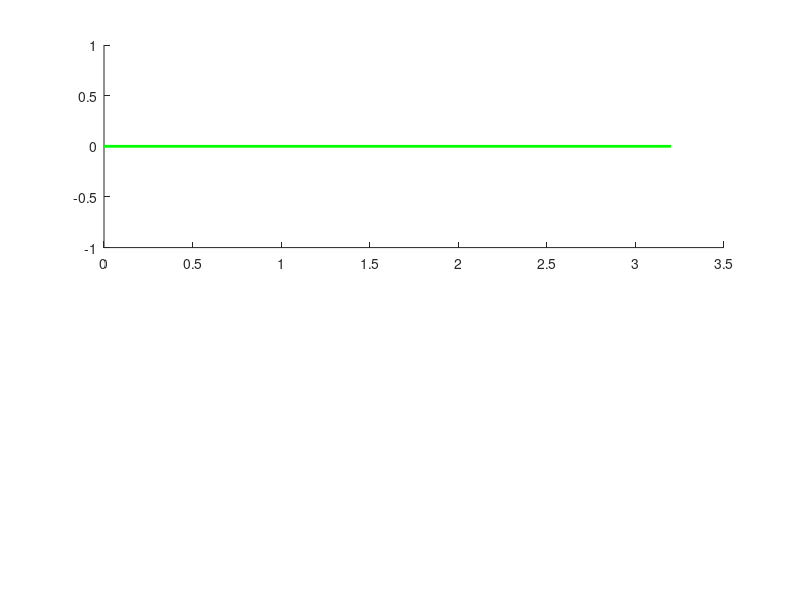

This figure's MATLAB source: (Note: this script raises an error after producing the figure.)
clc; clear all;
L1=3.2;L2=20;L3=7.5;L0=5;L=20;
F_friction = 5;
t=0:0.05:7;
ang_speed =2;
theta = ang_speed*t;
A = [0;0];
D = L0*[-3;1];
F = D+[-5;0];
B = L1*[cos(theta);sin(theta)];
alpha = atan(-1/3)+pi;
theta2 = alpha-theta;
D_mag = 5*sqrt(10);
E = sqrt((D_mag*cos(alpha)-L1*cos(theta)).^2 + (D_mag*sin(alpha)- L1*sin(theta)).^2);
beta = acos((E.^2 + L2^2 - L3^2)./(2*E*L2));
gamma=-asin((D_mag*sin(alpha)-L1*sin(theta))./E)+pi;
omega=asin((L0-(L1*sin(theta)+L2*sin(gamma+beta)))/L3);
theta4 = pi-alpha+omega;
C = [(L1*cos(theta)+L2*cos(gamma+beta));(L1*sin(theta)+L2*sin(gamma+beta))];
delta = 0.874553;
E = D+[(L*cos(omega+delta));(L*sin(omega+delta))];
G = E+[-5;0];
E_up=D+[(L*cos(omega+delta));(L*sin(omega+delta))+10];
E_down=D+[(L*cos(omega+delta));(L*sin(omega+delta))-10];
E_x=E(1,:);
E_y=E(2,:);
E_vx = diff(E_x)./diff(t);
E_vy = diff(E_y)./diff(t);
E_v = sqrt(E_vx.^2 + E_vy.^2);
A_torque=(F_friction/ang_speed)*E_v;

Jacob= (L1/L3)*((L3*sin(theta2-theta4)+D_mag*sin(theta2)) ./ (L1*sin(theta2-theta4)+D_mag*sin(theta4)));
J_theta2 = (D_mag*L1*sin(theta4)/L3).*((D_mag*cos(theta2)+L3*cos(theta2-theta4)-L1)./((L1*sin(theta2-theta4)+D_mag*sin(theta4)).^2));
J_theta4 = (D_mag*L1*sin(theta2)/L3).*((D_mag*cos(theta4)+L1*cos(theta2-theta4)-L3)./((L1*sin(theta2-theta4)+D_mag*sin(theta4)).^2));
ang_acc_D=(ang_speed^2)*(J_theta2+Jacob.*J_theta4);

for i=1:length(t)
    ani = subplot(2,1,1);
    L1_bar=line([A(1) B(1,i)],[A(2) B(2,i)],'Color','green','linewidth',2);
    L2_bar=line([B(1,i) C(1,i)],[B(2,i) C(2,i)],'Color',[0.5 0 0.5 0.8],'linewidth',2);
    L3_bar=line([C(1,i) D(1)],[C(2,i) D(2)],'Color','c','linewidth',2);
    L_bar_fixed=line([E_down(1,i) E_up(1,i)],[E_down(2,i) E_up(2,i)],'Color',[0.8 1 0 0.25],'linewidth',3);
    L_bar=line([E_down(1,i) E_up(1,i)],[E_down(2,i) E_up(2,i)],'Color',[0.4940 0.1840 0.5560],'linewidth',2);
    L4_bar=line([D(1) E(1,i)],[D(2) E(2,i)],'Color','c','linewidth', 2);
    L5_bar=line([F(1) G(1,i)],[F(2) G(2,i)],'Color',[1 0 1],'linewidth',2);
    L6_bar=line([G(1,i) E(1,i)],[G(2,i) E(2,i)],'Color',[0.4940 0.1840 0.5560],'linewidth',2);
    A_circle = viscircles(A',0.15);
    B_circle = viscircles(B(:,i)',0.15);
    C_circle = viscircles(C(:,i)',0.15);
    D_circle = viscircles(D',0.15);
    E_circle = viscircles(E(:,i)',0.15);
    F_circle = viscircles(F',0.15);
    G_circle = viscircles(G(:,i)',0.15);
    axis(ani,'equal');
    set(gca,'XLim',[-35 5],'YLim',[-5 35]);
    str1 = 'E';
    str2 = ['Time elapsed' num2str(t(i)) 's'];
    time = text(-2,6,str2);
    pause(0.0000005);

    if(i < length(t))
        delete(A_circle);
        delete(B_circle);
        delete(C_circle);
        delete(D_circle);
        delete(E_circle);
        delete(F_circle);
        delete(G_circle);
        delete(L1_bar);
        delete(L2_bar);
        delete(L3_bar);
        delete(L4_bar);
        delete(L_bar);
        delete(L5_bar);
        delete(L6_bar);
        delete(time);
        vel = subplot(2,1,2);
        plot(vel,t(1:i),ang_acc_D(1:i));
        set(vel,'XLim',[0 7],'YLim',[-40 40]);
        xlabel(vel,'Time (s)');
        ylabel(vel,'Angular Accelaration (rad/s)');
        title(vel,'Angular Accelaration vs Time (input Angular Acc. = 0 )');
        grid on;

    end
end
